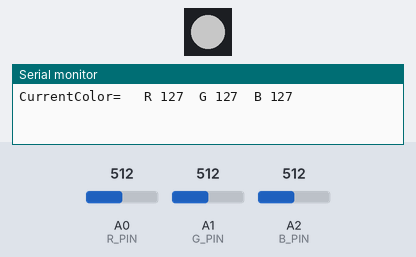
Simulated run of this sketch. Board: Arduino Uno, built with avr-gcc and run on an emulated ATmega328P. Shown: 1 RGB LEDs in strip order, left to right, the last lines printed to the serial monitor. Inputs (shaded band) come from the test bench; at power-on: A0 (R_PIN) = 512, A1 (G_PIN) = 512, A2 (B_PIN) = 512. Dim RGB values are drawn brighter than linear.

Above: at 1.7 s.
1.8 s: A0 (R_PIN) set to 716
At 2.7 s:
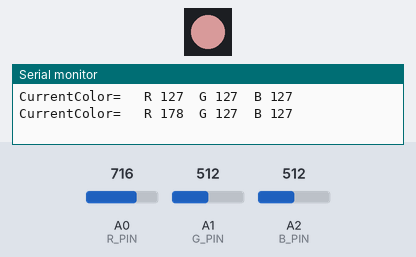
3.3 s: A1 (G_PIN) set to 546
At 4.1 s:
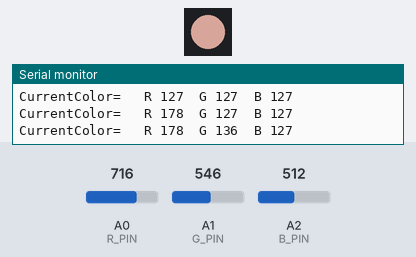
4.8 s: A2 (B_PIN) set to 306
At 5.4 s:
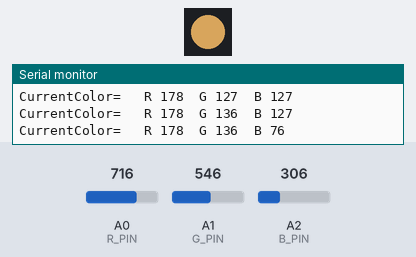
6.3 s: A1 (G_PIN) set to 511
At 6.8 s:
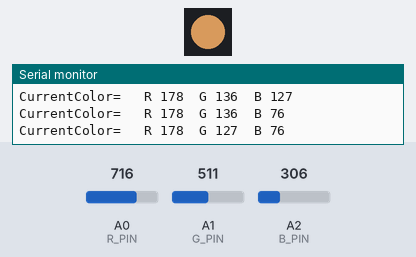
7.8 s: A0 (R_PIN) set to 1023
At 8.2 s:
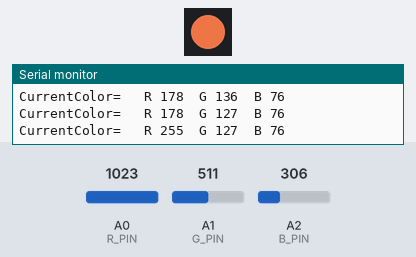
9.3 s: A2 (B_PIN) set to 500
At 10.5 s:
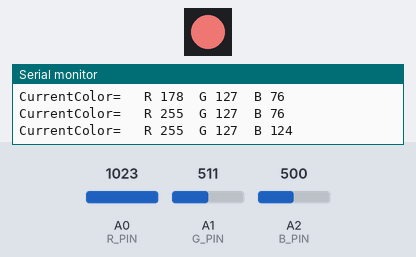
10.8 s: A2 (B_PIN) set to 528
Timing chart, 0 to 13.3 s (numbered marks = the images above; inputs shaded):
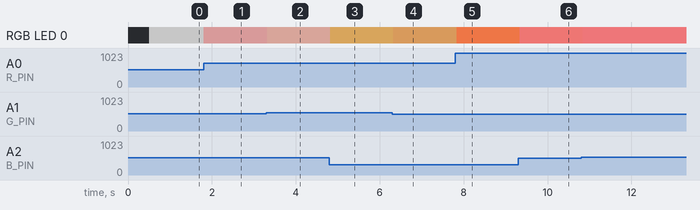

The sketch:

RGBColorFinder.ino
```cpp
#include <FastLED_NeoPixel.h>

#define LEDPIN 12
#define R_PIN A0
#define G_PIN A1
#define B_PIN A2
#define NUM_LEDS 1
#define BRIGHTNESS 200

#define LED_TYPE WS2812B

enum ColorOrder{
  RED = 0,
  GREEN,
  BLUE,
  MAXCOLOR
};

FastLED_NeoPixel<NUM_LEDS, LEDPIN, NEO_GRB> pixel;
int prev_rgb[MAXCOLOR] = {0, 0, 0};
int rgb_pin_order[MAXCOLOR] = {R_PIN, G_PIN, B_PIN};

void setup() {
  Serial.begin(115200);
  pinMode(R_PIN,INPUT);
  pinMode(G_PIN,INPUT);
  pinMode(B_PIN,INPUT);
  delay(500);

	pixel.begin();
	pixel.setBrightness(BRIGHTNESS);

}

void loop() {
  int read_rgb_raw[MAXCOLOR], rgb[MAXCOLOR];
  bool isColorChange = false;
  for (int color_order = RED; color_order < MAXCOLOR; color_order++)
  {
    read_rgb_raw[color_order] = analogRead(rgb_pin_order[color_order]);
    if (prev_rgb[color_order] != read_rgb_raw[color_order])
    {
      prev_rgb[color_order] = read_rgb_raw[color_order];
      isColorChange = true;
    }
  }
  if(isColorChange)
  {
    for (int color_order = RED; color_order < MAXCOLOR; color_order++)
      rgb[color_order] = map(read_rgb_raw[color_order], 0, 1023, 0, 255);
    pixel.setPixelColor(0, pixel.Color(rgb[RED], rgb[GREEN], rgb[BLUE]));
    pixel.show();

    String Message = "CurrentColor=   R ";
    Message += rgb[RED];  Message += "\tG ";
    Message += rgb[GREEN];Message += "\tB ";
    Message += rgb[BLUE];
    Serial.println(Message);
  }
  delay(100);
}
```

Measured:
- after the input at 1.8 s, RGB LED 0: RGB(99, 99, 99) → RGB(139, 99, 99) at once
- after the input at 3.3 s, RGB LED 0: RGB(139, 99, 99) → RGB(139, 106, 99) at once
- after the input at 4.8 s, RGB LED 0: RGB(139, 106, 99) → RGB(139, 106, 59) at once
- after the input at 6.3 s, RGB LED 0: RGB(139, 106, 59) → RGB(139, 99, 59) at once
- after the input at 7.8 s, RGB LED 0: RGB(139, 99, 59) → RGB(200, 99, 59) at once
- after the input at 9.3 s, RGB LED 0: RGB(200, 99, 59) → RGB(200, 99, 97) at once
- after the input at 10.8 s, RGB LED 0: RGB(200, 99, 97) → RGB(200, 99, 102) at once
